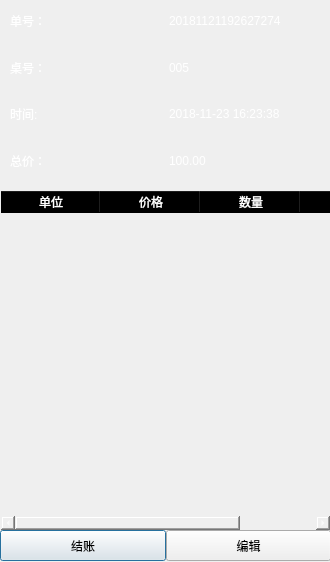
<?xml version="1.0" encoding="UTF-8"?>
<ui version="4.0">
 <class>OrderDetail</class>
 <widget class="QDialog" name="OrderDetail">
  <property name="geometry">
   <rect>
    <x>0</x>
    <y>0</y>
    <width>330</width>
    <height>562</height>
   </rect>
  </property>
  <property name="windowTitle">
   <string>Dialog</string>
  </property>
  <widget class="QLabel" name="label">
   <property name="geometry">
    <rect>
     <x>0</x>
     <y>0</y>
     <width>331</width>
     <height>561</height>
    </rect>
   </property>
   <property name="styleSheet">
    <string notr="true">background-image: url(:/file/images/back8.jpeg);</string>
   </property>
   <property name="text">
    <string/>
   </property>
  </widget>
  <widget class="QWidget" name="layoutWidget">
   <property name="geometry">
    <rect>
     <x>0</x>
     <y>530</y>
     <width>331</width>
     <height>31</height>
    </rect>
   </property>
   <layout class="QHBoxLayout" name="horizontalLayout_4" stretch="0,0">
    <property name="spacing">
     <number>0</number>
    </property>
    <item>
     <widget class="QPushButton" name="pushButton_pay">
      <property name="sizePolicy">
       <sizepolicy hsizetype="Minimum" vsizetype="Preferred">
        <horstretch>0</horstretch>
        <verstretch>0</verstretch>
       </sizepolicy>
      </property>
      <property name="text">
       <string>结账</string>
      </property>
     </widget>
    </item>
    <item>
     <widget class="QPushButton" name="pushButton_edit">
      <property name="sizePolicy">
       <sizepolicy hsizetype="Minimum" vsizetype="Preferred">
        <horstretch>0</horstretch>
        <verstretch>0</verstretch>
       </sizepolicy>
      </property>
      <property name="text">
       <string>编辑</string>
      </property>
     </widget>
    </item>
   </layout>
  </widget>
  <widget class="QWidget" name="layoutWidget_2">
   <property name="geometry">
    <rect>
     <x>10</x>
     <y>0</y>
     <width>311</width>
     <height>181</height>
    </rect>
   </property>
   <layout class="QVBoxLayout" name="verticalLayout">
    <item>
     <layout class="QHBoxLayout" name="horizontalLayout">
      <item>
       <widget class="QLabel" name="label_2">
        <property name="styleSheet">
         <string notr="true">color: rgb(255, 255, 255);</string>
        </property>
        <property name="text">
         <string>单号：</string>
        </property>
       </widget>
      </item>
      <item>
       <widget class="QLabel" name="label_orderNum">
        <property name="styleSheet">
         <string notr="true">color: rgb(255, 255, 255);</string>
        </property>
        <property name="text">
         <string>20181121192627274</string>
        </property>
       </widget>
      </item>
     </layout>
    </item>
    <item>
     <layout class="QHBoxLayout" name="horizontalLayout_2">
      <item>
       <widget class="QLabel" name="label_3">
        <property name="styleSheet">
         <string notr="true">color: rgb(255, 255, 255);</string>
        </property>
        <property name="text">
         <string>桌号：</string>
        </property>
       </widget>
      </item>
      <item>
       <widget class="QLabel" name="label_tableName">
        <property name="styleSheet">
         <string notr="true">color: rgb(255, 255, 255);</string>
        </property>
        <property name="text">
         <string>005</string>
        </property>
       </widget>
      </item>
     </layout>
    </item>
    <item>
     <layout class="QHBoxLayout" name="horizontalLayout_3">
      <item>
       <widget class="QLabel" name="label_4">
        <property name="styleSheet">
         <string notr="true">color: rgb(255, 255, 255);</string>
        </property>
        <property name="text">
         <string>时间:</string>
        </property>
       </widget>
      </item>
      <item>
       <widget class="QLabel" name="label_time">
        <property name="styleSheet">
         <string notr="true">color: rgb(255, 255, 255);</string>
        </property>
        <property name="text">
         <string>2018-11-23 16:23:38</string>
        </property>
       </widget>
      </item>
     </layout>
    </item>
    <item>
     <layout class="QHBoxLayout" name="horizontalLayout_5">
      <item>
       <widget class="QLabel" name="label_5">
        <property name="styleSheet">
         <string notr="true">color: rgb(255, 255, 255);</string>
        </property>
        <property name="text">
         <string>总价：</string>
        </property>
       </widget>
      </item>
      <item>
       <widget class="QLabel" name="label_totalPrice">
        <property name="styleSheet">
         <string notr="true">color: rgb(255, 255, 255);</string>
        </property>
        <property name="text">
         <string>100.00</string>
        </property>
       </widget>
      </item>
     </layout>
    </item>
   </layout>
  </widget>
  <widget class="QTableWidget" name="tableWidget">
   <property name="geometry">
    <rect>
     <x>0</x>
     <y>190</y>
     <width>331</width>
     <height>341</height>
    </rect>
   </property>
   <property name="styleSheet">
    <string notr="true">color:white;
     background:transparent;</string>
   </property>
   <column>
    <property name="text">
     <string>单位</string>
    </property>
   </column>
   <column>
    <property name="text">
     <string>价格</string>
    </property>
   </column>
   <column>
    <property name="text">
     <string>数量</string>
    </property>
   </column>
   <column>
    <property name="text">
     <string>总价</string>
    </property>
   </column>
  </widget>
 </widget>
 <resources/>
 <connections/>
</ui>
